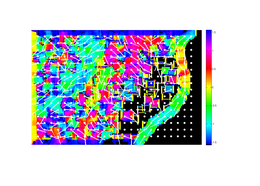
%> input picture Andrea-i106-b096-s4.tif, 260 x 186 px, shrunk from 1280 x 916 before the run
$ octave --eval "result = textureFilter;"   (GNU Octave 9; MATLAB toolbox functions it lacks are replaced by stand-ins)
%> lines starting %> are read from the running program, lines starting %| are printed output that depends on the picture
### Gauss2D1.m
function IG=Gauss2D1(I,SIG);

% Gauss2D1	 applies a two dimensional Gaussian filter
%
% SYNOPSIS   IG=Gauss2d1(I,SIG);
%
% INPUT      I          :   image
%            SIG        :   sigma of the GK
%
% OUTPUT     IG         :   filtered image
%
% REMARKS       difference with function Gauss2D - the Gaussian mask
%               is not mormalized (so the sum is not equal to one)
%
%
% DEPENDENCES   Gauss2D1 uses { filter2 }
%               Gauss2D1 is used by { fsmPrepSubstructMaxima }
%
% Alexandre Matov, November 7th, 2002


R=8; % cutoff radius of the GK

for i = -R:R,
   for j = -R:R,
      P=(i*i+j*j)/2/SIG/SIG;
      M(i+R+1,j+R+1) = exp(-P);
   end
end

% Convolve matrices
IG=filter2(M,I);

### textureFilter.m
function [I,clrmp,gx,gy,lambdaMaxMin]=textureFilter(ma,Ras)

% textureFilter finds local orientation
%
% SYNOPSIS   [clrmp,J11,J12,J22,gx,gy,gxy,lambdaMaxMin]=textureFilter(ma,Ras)
%
% INPUT      ma           : size of the mask for finding local orientation
%            Ras          : for plotting vectors overlaid the colormap not all points
%                           are used but every Ras-th (Raster)
%
% OUTPUT     I            : image
%            clrmp        : wrapped around colormap of I
%            gx           : gradient of I in X
%            gy           : gradient of I in Y
%            lambdaMaxMin : ratio of eigenvalues
%                           lambdaMax gives the magnitude of the local gradient
%                           lambdaMin gives the magnitude of the local direction
%
% DEPENDENCES   textureFilter uses { Gauss2D1 }
%               textureFilter is used by { }
%
% Alexandre Matov, February 20th, 2003

if nargin == 0
    DEBUG=1;
    Ras=20;
    ma=19; % mask size
end

% choose an image
[fileName,dirName] = uigetfile('*.tif','Choose an image');
%> the answer given: Andrea-i106-b096-s4.tif
I=imread([dirName,filesep,fileName]);
%> I is the input picture: size 186x260x3 uint8; mean R, G, B 193, 197.7, 202.3
I=I(:,:,1);
%> I: size 186x260 uint8
I=double(I);
%> I: size 186x260 double
%I=nrm(I,8);
I=Gauss2D1(I,1);

% convolution mask
mask=ones(ma);

% gradient
[gx,gy] = gradient(I);

gx2=gx.*gx;
gy2=gy.*gy;
gxy=gx.*gy;
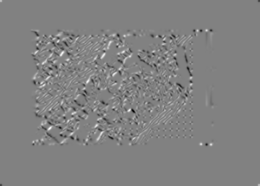
%> gxy: size 186x260 double; min -144999.7, max 141311.7, mean 433.2; drawn with min black and max white

J11=conv2(gx2,mask,'same');
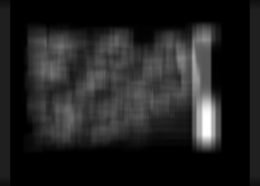
%> J11: size 186x260 double; min 0, max 32360411, mean 4185788.7; drawn with min black and max white
J12=conv2(gxy,mask,'same');
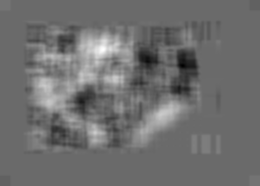
%> J12: size 186x260 double; min -3491190.2, max 4851712.5, mean 156396.7; drawn with min black and max white
J22=conv2(gy2,mask,'same');
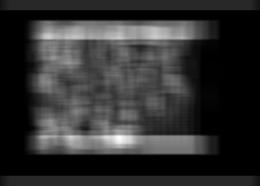
%> J22: size 186x260 double; min 0, max 24684695.1, mean 4687212.4; drawn with min black and max white

[p,q]=size(I);
%> p = 186; q = 260
n=p*q;
%> n = 48360

h=waitbar(0,'Please wait...');
for i=1:n

    col=fix(i/p)+1;
    row=mod(i,p);
    if row==0
        row=p;
        col=col-1;
    end

    J=[J11(row,col), J12(row,col); J12(row,col), J22(row,col)];

    [v,e]=eig(J);

    if e(1,1)<e(2,2)
        j=1;
    else
        j=2;
    end

    if min(e(1,1),e(2,2))~=0
        lambdaMaxMin(row,col)=max(e(1,1),e(2,2))/(min(e(1,1),e(2,2)));
    else
        lambdaMaxMin(row,col)=NaN;
    end

    % vertical movement => moving UP is 0 degrees (blue)
    if v(2,j)~=0 & (max(e(1,1),e(2,2))/min(e(1,1),e(2,2)))>1.1 % only if the Y component is Not 0
        angle=atan(v(1,j)/v(2,j));

        clrmp(row,col)=angle;
    else
        clrmp(row,col)=NaN;  % if the Y component is 0 => the angle is 90 degrees (moving on X)
    end      % end ATAN

    % Wait bar
    waitbar(i/n,h);
end
%> this loop made 48360 passes
%> (J, v, e, angle) on passes 1 to 6: ([1954920.5 296747.7; 296747.7 1954920.5], [-0.707 0.707; 0.707 0.707], [1658172.9 0; 0 2251668.2], -0.785), ([2163641.6 296747.7; 296747.7 1954920.5], [0.578 -0.816; -0.816 -0.578], [1744717.4 0; 0 2373844.7], -0.616), ([2372362.7 296747.7; 296747.7 1954920.5], [0.461 -0.887; -0.887 -0.461], [1800841.9 0; 0 2526441.4], -0.479), ([2581083.8 296747.7; 296747.7 1954920.5], [0.37 -0.929; -0.929 -0.37], [1836633.1 0; 0 2699371.3], -0.379), ([2789804.9 296747.7; 296747.7 1954920.5], [0.304 -0.953; -0.953 -0.304], [1860193.7 0; 0 2884531.8], -0.309), ([2998526 296747.7; 296747.7 1954920.5], [0.256 -0.967; -0.967 -0.256], [1876442.3 0; 0 3077004.3], -0.259)
%> (J, v, e) on passes 14 to 18: ([3965700.3 59.71; 59.71 0.11], [1.51e-05 -1; -1 -1.51e-05], [0.109 0; 0 3965700.3]), ([3965700.9 0.654; 0.654 1.34e-05], [1.65e-07 -1; -1 -1.65e-07], [1.33e-05 0; 0 3965700.9]), ([3965700.9 0.00266; 0.00266 2.23e-10], [6.71e-10 -1; -1 -6.71e-10], [2.21e-10 0; 0 3965700.9]), ([3965700.9 3.99e-06; 3.99e-06 5.02e-16], [1.01e-12 -1; -1 -1.01e-12], [4.98e-16 0; 0 3965700.9]), ([3965700.9 2.26e-09; 2.26e-09 1.54e-22], [5.69e-16 -1; -1 -5.69e-16], [1.53e-22 0; 0 3965700.9])
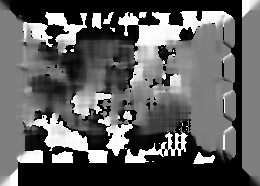
%> clrmp: size 186x260 double; 20.75% of the values are NaN or infinite; the others: min -1.57, max 1.57, mean -0.0894; drawn with min black, max white, NaN and infinite black
%> after the loop, angle = -0.785
close(h);


% Debug figures

if DEBUG==1
    Xmax=size(clrmp,2)-mod(size(clrmp,2),Ras)-Ras;
%> Xmax = 240
    Ymax=size(clrmp,1)-mod(size(clrmp,1),Ras)-Ras;
%> Ymax = 160

    clrmpS=clrmp(20:20:Ymax,20:20:Xmax);
    [X,Y]=meshgrid(20:20:Xmax,20:20:Ymax);

    % colormap
    figure,imshow(clrmp,[]) % accumulated over all images in the folder
    colormap('hsv')
    colorbar
    hold on
    h = quiver(X(:),Y(:),sin(clrmpS(:)),cos(clrmpS(:)),'wo','filled');
    set(h(1),'LineWidth',2.5)
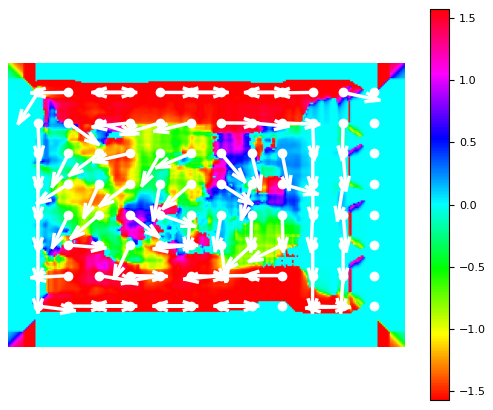
%> figure redrawn from the program's plot data
    hold off

    figure,imshow(lambdaMaxMin,[1 6])
%> after `imshow(lambdaMaxMin,[1 6])`:
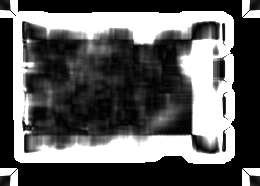
%> displayed picture: size 186x260, on the screen's scale of 0 to 255; min 0, max 255, mean 94.1
    xlabel('Lambda Max/Min');

    figure,imshow(I,[]) % original image
    xlabel('Image');
end
